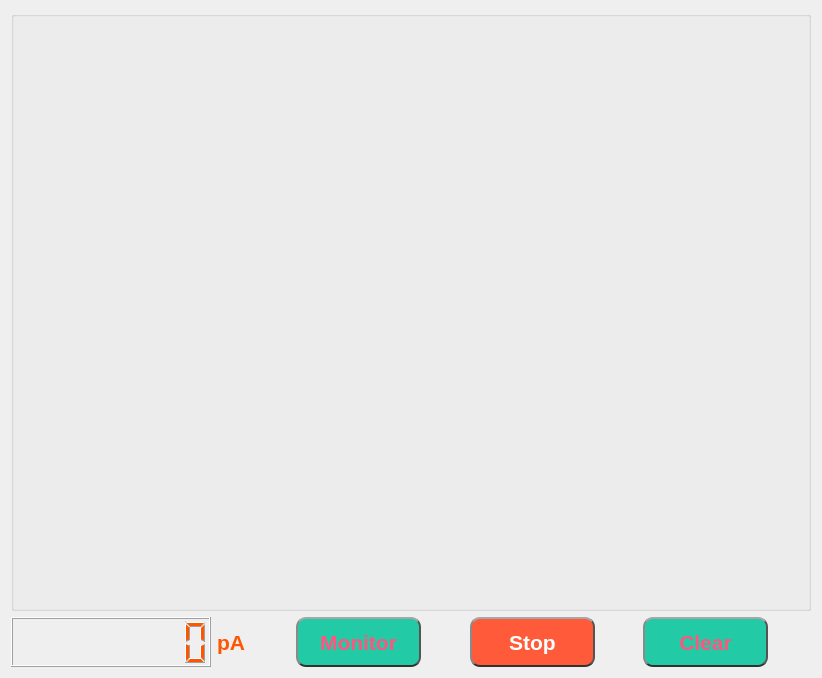
          <widget class="QWidget" name="tab_5">
           <attribute name="title">
            <string>pAmeterMonitor</string>
           </attribute>
           <layout class="QGridLayout" name="gridLayout">
            <item row="0" column="0">
             <layout class="QVBoxLayout" name="verticalLayout_3">
              <item>
               <widget class="QGroupBox" name="pA_Plot_box">
                <property name="sizePolicy">
                 <sizepolicy hsizetype="Expanding" vsizetype="Expanding">
                  <horstretch>0</horstretch>
                  <verstretch>0</verstretch>
                 </sizepolicy>
                </property>
                <property name="minimumSize">
                 <size>
                  <width>800</width>
                  <height>600</height>
                 </size>
                </property>
                <property name="font">
                 <font>
                  <family>Arial</family>
                  <pointsize>14</pointsize>
                  <bold>true</bold>
                 </font>
                </property>
                <property name="cursor">
                 <cursorShape>CrossCursor</cursorShape>
                </property>
                <property name="statusTip">
                 <string>Plot_area</string>
                </property>
                <property name="title">
                 <string/>
                </property>
               </widget>
              </item>
              <item>
               <layout class="QHBoxLayout" name="horizontalLayout_10">
                <item>
                 <widget class="QLCDNumber" name="lcd_pA">
                  <property name="sizePolicy">
                   <sizepolicy hsizetype="MinimumExpanding" vsizetype="Fixed">
                    <horstretch>0</horstretch>
                    <verstretch>0</verstretch>
                   </sizepolicy>
                  </property>
                  <property name="minimumSize">
                   <size>
                    <width>200</width>
                    <height>50</height>
                   </size>
                  </property>
                  <property name="palette">
                   <palette>
                    <active>
                     <colorrole role="WindowText">
                      <brush brushstyle="SolidPattern">
                       <color alpha="255">
                        <red>255</red>
                        <green>85</green>
                        <blue>0</blue>
                       </color>
                      </brush>
                     </colorrole>
                    </active>
                    <inactive>
                     <colorrole role="WindowText">
                      <brush brushstyle="SolidPattern">
                       <color alpha="255">
                        <red>255</red>
                        <green>85</green>
                        <blue>0</blue>
                       </color>
                      </brush>
                     </colorrole>
                    </inactive>
                    <disabled>
                     <colorrole role="WindowText">
                      <brush brushstyle="SolidPattern">
                       <color alpha="255">
                        <red>120</red>
                        <green>120</green>
                        <blue>120</blue>
                       </color>
                      </brush>
                     </colorrole>
                    </disabled>
                   </palette>
                  </property>
                  <property name="font">
                   <font>
                    <family>Arial</family>
                    <pointsize>14</pointsize>
                    <bold>true</bold>
                   </font>
                  </property>
                  <property name="toolTip">
                   <string>read value</string>
                  </property>
                  <property name="digitCount">
                   <number>8</number>
                  </property>
                  <property name="segmentStyle">
                   <enum>QLCDNumber::Filled</enum>
                  </property>
                 </widget>
                </item>
                <item>
                 <widget class="QLabel" name="Current_label">
                  <property name="minimumSize">
                   <size>
                    <width>30</width>
                    <height>50</height>
                   </size>
                  </property>
                  <property name="palette">
                   <palette>
                    <active>
                     <colorrole role="WindowText">
                      <brush brushstyle="SolidPattern">
                       <color alpha="255">
                        <red>255</red>
                        <green>85</green>
                        <blue>0</blue>
                       </color>
                      </brush>
                     </colorrole>
                    </active>
                    <inactive>
                     <colorrole role="WindowText">
                      <brush brushstyle="SolidPattern">
                       <color alpha="255">
                        <red>255</red>
                        <green>85</green>
                        <blue>0</blue>
                       </color>
                      </brush>
                     </colorrole>
                    </inactive>
                    <disabled>
                     <colorrole role="WindowText">
                      <brush brushstyle="SolidPattern">
                       <color alpha="255">
                        <red>120</red>
                        <green>120</green>
                        <blue>120</blue>
                       </color>
                      </brush>
                     </colorrole>
                    </disabled>
                   </palette>
                  </property>
                  <property name="font">
                   <font>
                    <family>Arial</family>
                    <pointsize>16</pointsize>
                    <bold>true</bold>
                   </font>
                  </property>
                  <property name="text">
                   <string>pA</string>
                  </property>
                 </widget>
                </item>
                <item>
                 <spacer name="horizontalSpacer_4">
                  <property name="orientation">
                   <enum>Qt::Horizontal</enum>
                  </property>
                  <property name="sizeHint" stdset="0">
                   <size>
                    <width>40</width>
                    <height>20</height>
                   </size>
                  </property>
                 </spacer>
                </item>
                <item>
                 <widget class="QPushButton" name="Monitor_pA">
                  <property name="sizePolicy">
                   <sizepolicy hsizetype="Fixed" vsizetype="Fixed">
                    <horstretch>0</horstretch>
                    <verstretch>0</verstretch>
                   </sizepolicy>
                  </property>
                  <property name="minimumSize">
                   <size>
                    <width>125</width>
                    <height>50</height>
                   </size>
                  </property>
                  <property name="font">
                   <font>
                    <family>Arial</family>
                    <pointsize>16</pointsize>
                    <bold>true</bold>
                   </font>
                  </property>
                  <property name="styleSheet">
                   <string notr="true">QPushButton{background-color: rgb(35, 202, 166);border:2px;border-radius:10px;padding:2px 4px;selection-color: rgb(255, 85, 127);color:rgb(255, 85, 127);border-style:inset;border-top-color: rgb(167, 167, 167);border-left-color: rgb(138, 138, 138);
border-right-color: rgb(56, 56, 56);
border-bottom-color: rgb(33, 33, 33);}

QPushButton:hover{background-color:rgb(255, 91, 58);border:2px;border-radius:10px;padding:2px 4px;selection-color: rgb(255, 85, 127);color: rgb(255, 255, 255) ;border-style:inset;border-top-color: rgb(167, 167, 167);border-left-color: rgb(138, 138, 138);
border-right-color: rgb(56, 56, 56);
border-bottom-color: rgb(33, 33, 33);}
QPushButton:pressed{background-color:rgb(255, 91, 58);border:2px;border-radius:10px;padding:2px 4px;selection-color: rgb(255, 85, 127);color: rgb(255, 255, 255) ;border-style:inset;border-bottom-color: rgb(167, 167, 167);border-right-color: rgb(138, 138, 138);
border-left-color: rgb(56, 56, 56);
border-top-color: rgb(33, 33, 33);}</string>
                  </property>
                  <property name="text">
                   <string>Monitor</string>
                  </property>
                  <property name="flat">
                   <bool>false</bool>
                  </property>
                 </widget>
                </item>
                <item>
                 <spacer name="horizontalSpacer_6">
                  <property name="orientation">
                   <enum>Qt::Horizontal</enum>
                  </property>
                  <property name="sizeHint" stdset="0">
                   <size>
                    <width>40</width>
                    <height>20</height>
                   </size>
                  </property>
                 </spacer>
                </item>
                <item>
                 <widget class="QPushButton" name="Stop_Monitor_pA">
                  <property name="sizePolicy">
                   <sizepolicy hsizetype="Fixed" vsizetype="Fixed">
                    <horstretch>0</horstretch>
                    <verstretch>0</verstretch>
                   </sizepolicy>
                  </property>
                  <property name="minimumSize">
                   <size>
                    <width>125</width>
                    <height>50</height>
                   </size>
                  </property>
                  <property name="font">
                   <font>
                    <family>Arial</family>
                    <pointsize>16</pointsize>
                    <bold>true</bold>
                   </font>
                  </property>
                  <property name="styleSheet">
                   <string notr="true">QPushButton{background-color:  rgb(255, 91, 58);border:2px;border-radius:10px;padding:2px 4px;selection-color: rgb(255, 85, 127);color:rgb(255, 255, 255);border-style:inset;border-top-color: rgb(167, 167, 167);border-left-color: rgb(138, 138, 138);
border-right-color: rgb(56, 56, 56);
border-bottom-color: rgb(33, 33, 33);}

QPushButton:hover{background-color:rgb(33, 190, 193);border:2px;border-radius:10px;padding:2px 4px;selection-color: rgb(255, 85, 127);color: rgb(255, 85, 127) ;border-style:inset;border-top-color: rgb(167, 167, 167);border-left-color: rgb(138, 138, 138);
border-right-color: rgb(56, 56, 56);
border-bottom-color: rgb(33, 33, 33);}
QPushButton:pressed{background-color:rgb(33, 190, 193);border:2px;border-radius:10px;padding:2px 4px;selection-color: rgb(255, 85, 127);color: rgb(255, 255, 255) ;border-style:inset;border-bottom-color: rgb(167, 167, 167);border-right-color: rgb(138, 138, 138);
border-left-color: rgb(56, 56, 56);
border-top-color: rgb(33, 33, 33);}</string>
                  </property>
                  <property name="text">
                   <string>Stop</string>
                  </property>
                 </widget>
                </item>
                <item>
                 <spacer name="horizontalSpacer_7">
                  <property name="orientation">
                   <enum>Qt::Horizontal</enum>
                  </property>
                  <property name="sizeHint" stdset="0">
                   <size>
                    <width>40</width>
                    <height>20</height>
                   </size>
                  </property>
                 </spacer>
                </item>
                <item>
                 <widget class="QPushButton" name="Clear_Monitor_pA">
                  <property name="sizePolicy">
                   <sizepolicy hsizetype="Fixed" vsizetype="Fixed">
                    <horstretch>0</horstretch>
                    <verstretch>0</verstretch>
                   </sizepolicy>
                  </property>
                  <property name="minimumSize">
                   <size>
                    <width>125</width>
                    <height>50</height>
                   </size>
                  </property>
                  <property name="font">
                   <font>
                    <family>Arial</family>
                    <pointsize>16</pointsize>
                    <bold>true</bold>
                   </font>
                  </property>
                  <property name="styleSheet">
                   <string notr="true">QPushButton{background-color: rgb(35, 202, 166);border:2px;border-radius:10px;padding:2px 4px;selection-color: rgb(255, 85, 127);color:rgb(255, 85, 127);border-style:inset;border-top-color: rgb(167, 167, 167);border-left-color: rgb(138, 138, 138);
border-right-color: rgb(56, 56, 56);
border-bottom-color: rgb(33, 33, 33);}

QPushButton:hover{background-color:rgb(255, 91, 58);border:2px;border-radius:10px;padding:2px 4px;selection-color: rgb(255, 85, 127);color: rgb(255, 255, 255) ;border-style:inset;border-top-color: rgb(167, 167, 167);border-left-color: rgb(138, 138, 138);
border-right-color: rgb(56, 56, 56);
border-bottom-color: rgb(33, 33, 33);}
QPushButton:pressed{background-color:rgb(255, 91, 58);border:2px;border-radius:10px;padding:2px 4px;selection-color: rgb(255, 85, 127);color: rgb(255, 255, 255) ;border-style:inset;border-bottom-color: rgb(167, 167, 167);border-right-color: rgb(138, 138, 138);
border-left-color: rgb(56, 56, 56);
border-top-color: rgb(33, 33, 33);}</string>
                  </property>
                  <property name="text">
                   <string>Clear</string>
                  </property>
                 </widget>
                </item>
                <item>
                 <spacer name="horizontalSpacer_8">
                  <property name="orientation">
                   <enum>Qt::Horizontal</enum>
                  </property>
                  <property name="sizeHint" stdset="0">
                   <size>
                    <width>40</width>
                    <height>20</height>
                   </size>
                  </property>
                 </spacer>
                </item>
               </layout>
              </item>
             </layout>
            </item>
           </layout>
          </widget>
